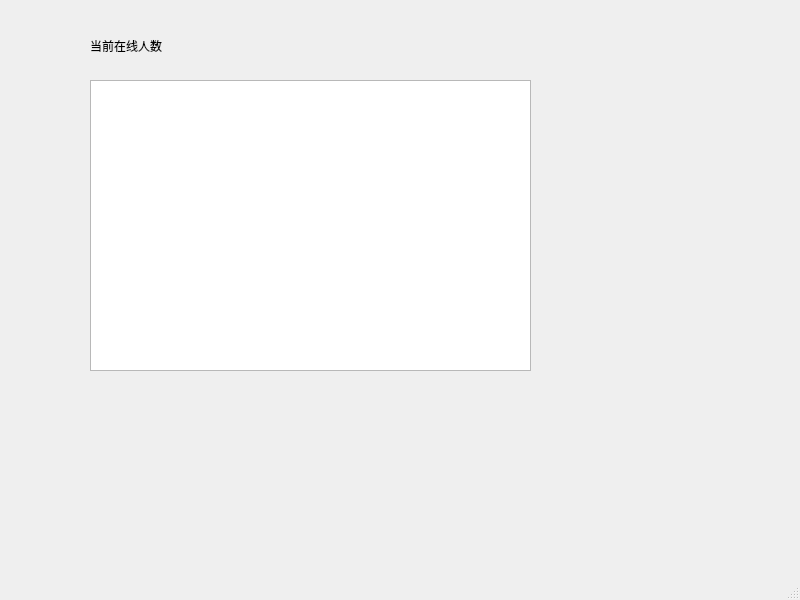
<?xml version="1.0" encoding="UTF-8"?>
<ui version="4.0">
 <class>myServer</class>
 <widget class="QMainWindow" name="myServer">
  <property name="geometry">
   <rect>
    <x>0</x>
    <y>0</y>
    <width>800</width>
    <height>600</height>
   </rect>
  </property>
  <property name="windowTitle">
   <string>myServer</string>
  </property>
  <widget class="QWidget" name="centralwidget">
   <widget class="QLabel" name="label">
    <property name="geometry">
     <rect>
      <x>90</x>
      <y>30</y>
      <width>121</width>
      <height>31</height>
     </rect>
    </property>
    <property name="text">
     <string>当前在线人数</string>
    </property>
   </widget>
   <widget class="QListWidget" name="listWidget">
    <property name="geometry">
     <rect>
      <x>90</x>
      <y>80</y>
      <width>441</width>
      <height>291</height>
     </rect>
    </property>
   </widget>
  </widget>
  <widget class="QMenuBar" name="menubar">
   <property name="geometry">
    <rect>
     <x>0</x>
     <y>0</y>
     <width>800</width>
     <height>28</height>
    </rect>
   </property>
  </widget>
  <widget class="QStatusBar" name="statusbar"/>
 </widget>
 <resources/>
 <connections/>
</ui>
